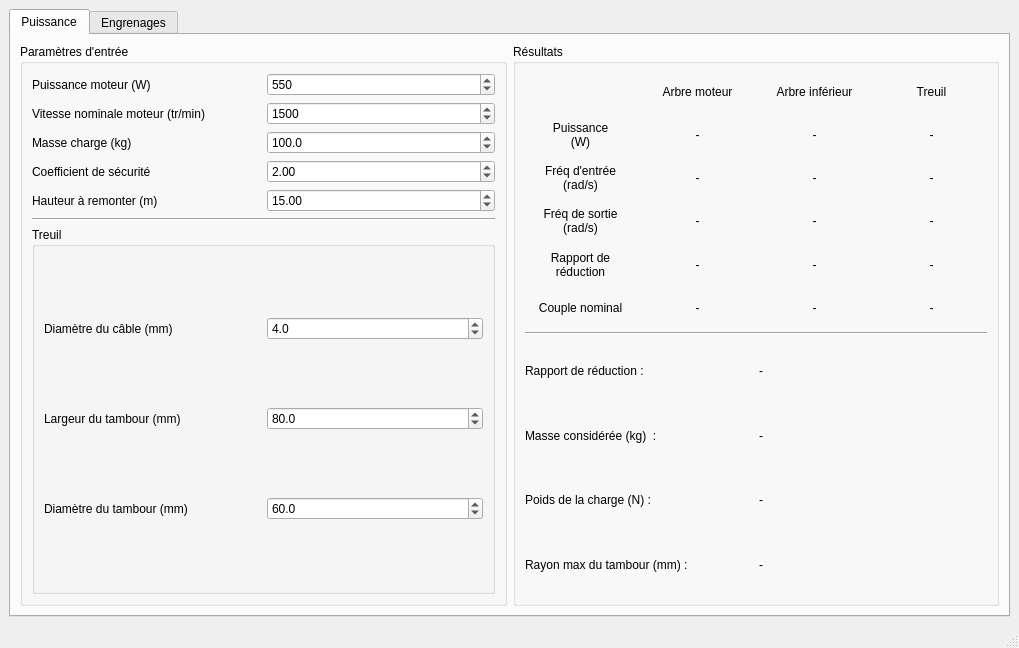
<?xml version="1.0" encoding="UTF-8"?>
<ui version="4.0">
 <class>MainWindow</class>
 <widget class="QMainWindow" name="MainWindow">
  <property name="geometry">
   <rect>
    <x>0</x>
    <y>0</y>
    <width>1019</width>
    <height>648</height>
   </rect>
  </property>
  <property name="windowTitle">
   <string>MainWindow</string>
  </property>
  <widget class="QWidget" name="centralwidget">
   <layout class="QHBoxLayout" name="horizontalLayout">
    <item>
     <widget class="QTabWidget" name="tabWidget">
      <property name="currentIndex">
       <number>0</number>
      </property>
      <widget class="QWidget" name="tab_power">
       <attribute name="title">
        <string>Puissance</string>
       </attribute>
       <layout class="QHBoxLayout" name="horizontalLayout_2">
        <item>
         <widget class="QGroupBox" name="gb_input">
          <property name="title">
           <string>Paramètres d'entrée</string>
          </property>
          <layout class="QVBoxLayout" name="verticalLayout">
           <item>
            <layout class="QGridLayout" name="inputGridLayout">
             <item row="2" column="0">
              <widget class="QLabel" name="lbl_disp_loadMass">
               <property name="text">
                <string>Masse charge (kg)</string>
               </property>
              </widget>
             </item>
             <item row="5" column="0">
              <widget class="QLabel" name="lbl_disp_loadHeight">
               <property name="text">
                <string>Hauteur à remonter (m)</string>
               </property>
              </widget>
             </item>
             <item row="5" column="1">
              <widget class="QDoubleSpinBox" name="dsb_loadHeight">
               <property name="maximum">
                <double>1000.000000000000000</double>
               </property>
               <property name="singleStep">
                <double>5.000000000000000</double>
               </property>
               <property name="value">
                <double>15.000000000000000</double>
               </property>
              </widget>
             </item>
             <item row="1" column="1">
              <widget class="QSpinBox" name="sb_motorSpeed">
               <property name="maximum">
                <number>10000</number>
               </property>
               <property name="value">
                <number>1500</number>
               </property>
              </widget>
             </item>
             <item row="1" column="0">
              <widget class="QLabel" name="lbl_disp_motorSpeed">
               <property name="text">
                <string>Vitesse nominale moteur (tr/min)</string>
               </property>
              </widget>
             </item>
             <item row="2" column="1">
              <widget class="QDoubleSpinBox" name="dsb_loadMass">
               <property name="decimals">
                <number>1</number>
               </property>
               <property name="maximum">
                <double>100000.000000000000000</double>
               </property>
               <property name="value">
                <double>100.000000000000000</double>
               </property>
              </widget>
             </item>
             <item row="0" column="0">
              <widget class="QLabel" name="lbl_disp_motorPwr">
               <property name="text">
                <string>Puissance moteur (W)</string>
               </property>
              </widget>
             </item>
             <item row="0" column="1">
              <widget class="QSpinBox" name="sb_motorPwr">
               <property name="maximum">
                <number>5000</number>
               </property>
               <property name="singleStep">
                <number>10</number>
               </property>
               <property name="value">
                <number>550</number>
               </property>
              </widget>
             </item>
             <item row="3" column="1">
              <widget class="QDoubleSpinBox" name="dsb_safetyCoef">
               <property name="value">
                <double>2.000000000000000</double>
               </property>
              </widget>
             </item>
             <item row="3" column="0">
              <widget class="QLabel" name="lbl_disp_safetyCoef">
               <property name="text">
                <string>Coefficient de sécurité</string>
               </property>
              </widget>
             </item>
            </layout>
           </item>
           <item>
            <widget class="Line" name="line">
             <property name="orientation">
              <enum>Qt::Horizontal</enum>
             </property>
            </widget>
           </item>
           <item>
            <widget class="QGroupBox" name="gb_winch">
             <property name="title">
              <string>Treuil</string>
             </property>
             <layout class="QGridLayout" name="gridLayout">
              <item row="0" column="0">
               <widget class="QLabel" name="lbl_disp_cableDiam">
                <property name="text">
                 <string>Diamètre du câble (mm)</string>
                </property>
               </widget>
              </item>
              <item row="0" column="1">
               <widget class="QDoubleSpinBox" name="dsb_cableDiam">
                <property name="decimals">
                 <number>1</number>
                </property>
                <property name="value">
                 <double>4.000000000000000</double>
                </property>
               </widget>
              </item>
              <item row="1" column="0">
               <widget class="QLabel" name="lbl_disp_spoolWidth">
                <property name="text">
                 <string>Largeur du tambour (mm)</string>
                </property>
               </widget>
              </item>
              <item row="1" column="1">
               <widget class="QDoubleSpinBox" name="dsb_spoolWidth">
                <property name="decimals">
                 <number>1</number>
                </property>
                <property name="maximum">
                 <double>1000.000000000000000</double>
                </property>
                <property name="value">
                 <double>80.000000000000000</double>
                </property>
               </widget>
              </item>
              <item row="2" column="0">
               <widget class="QLabel" name="lbl_disp_spoolDiam">
                <property name="text">
                 <string>Diamètre du tambour (mm)</string>
                </property>
               </widget>
              </item>
              <item row="2" column="1">
               <widget class="QDoubleSpinBox" name="dsb_spoolDiam">
                <property name="decimals">
                 <number>1</number>
                </property>
                <property name="maximum">
                 <double>100000.000000000000000</double>
                </property>
                <property name="value">
                 <double>60.000000000000000</double>
                </property>
               </widget>
              </item>
             </layout>
            </widget>
           </item>
          </layout>
         </widget>
        </item>
        <item>
         <widget class="QGroupBox" name="gb_result">
          <property name="title">
           <string>Résultats</string>
          </property>
          <layout class="QVBoxLayout" name="verticalLayout_2">
           <item>
            <layout class="QGridLayout" name="grL_arrayResultPwr">
             <item row="3" column="3">
              <widget class="QLabel" name="lbl_wOutputFreq">
               <property name="text">
                <string>-</string>
               </property>
               <property name="alignment">
                <set>Qt::AlignCenter</set>
               </property>
              </widget>
             </item>
             <item row="1" column="0">
              <widget class="QLabel" name="lbl_disp_inputFreq_2">
               <property name="text">
                <string>Puissance
(W)</string>
               </property>
               <property name="alignment">
                <set>Qt::AlignCenter</set>
               </property>
              </widget>
             </item>
             <item row="2" column="3">
              <widget class="QLabel" name="lbl_wInputFreq">
               <property name="text">
                <string>-</string>
               </property>
               <property name="alignment">
                <set>Qt::AlignCenter</set>
               </property>
              </widget>
             </item>
             <item row="1" column="3">
              <widget class="QLabel" name="lbl_wPwr">
               <property name="text">
                <string>-</string>
               </property>
               <property name="alignment">
                <set>Qt::AlignCenter</set>
               </property>
              </widget>
             </item>
             <item row="5" column="2">
              <widget class="QLabel" name="lbl_lSRatedTorque">
               <property name="text">
                <string>-</string>
               </property>
               <property name="alignment">
                <set>Qt::AlignCenter</set>
               </property>
              </widget>
             </item>
             <item row="1" column="1">
              <widget class="QLabel" name="lbl_mSPwr">
               <property name="text">
                <string>-</string>
               </property>
               <property name="alignment">
                <set>Qt::AlignCenter</set>
               </property>
              </widget>
             </item>
             <item row="4" column="2">
              <widget class="QLabel" name="lbl_lSReducRatio">
               <property name="text">
                <string>-</string>
               </property>
               <property name="alignment">
                <set>Qt::AlignCenter</set>
               </property>
              </widget>
             </item>
             <item row="3" column="1">
              <widget class="QLabel" name="lbl_mSOutputFreq">
               <property name="text">
                <string>-</string>
               </property>
               <property name="alignment">
                <set>Qt::AlignCenter</set>
               </property>
              </widget>
             </item>
             <item row="2" column="2">
              <widget class="QLabel" name="lbl_lSInputFreq">
               <property name="text">
                <string>-</string>
               </property>
               <property name="alignment">
                <set>Qt::AlignCenter</set>
               </property>
              </widget>
             </item>
             <item row="5" column="1">
              <widget class="QLabel" name="lbl_mSRatedTorque">
               <property name="text">
                <string>-</string>
               </property>
               <property name="alignment">
                <set>Qt::AlignCenter</set>
               </property>
              </widget>
             </item>
             <item row="4" column="0">
              <widget class="QLabel" name="lbl_disp_reducRatio">
               <property name="text">
                <string>Rapport de
réduction</string>
               </property>
               <property name="alignment">
                <set>Qt::AlignCenter</set>
               </property>
              </widget>
             </item>
             <item row="1" column="2">
              <widget class="QLabel" name="lbl_lSPwr">
               <property name="text">
                <string>-</string>
               </property>
               <property name="alignment">
                <set>Qt::AlignCenter</set>
               </property>
              </widget>
             </item>
             <item row="4" column="3">
              <widget class="QLabel" name="lbl_wReducRatio">
               <property name="text">
                <string>-</string>
               </property>
               <property name="alignment">
                <set>Qt::AlignCenter</set>
               </property>
              </widget>
             </item>
             <item row="0" column="2">
              <widget class="QLabel" name="lbl_disp_lowShaft">
               <property name="text">
                <string>Arbre inférieur</string>
               </property>
               <property name="alignment">
                <set>Qt::AlignCenter</set>
               </property>
              </widget>
             </item>
             <item row="3" column="0">
              <widget class="QLabel" name="lbl_disp_outputFreq">
               <property name="text">
                <string>Fréq de sortie
(rad/s)</string>
               </property>
               <property name="alignment">
                <set>Qt::AlignCenter</set>
               </property>
              </widget>
             </item>
             <item row="2" column="0">
              <widget class="QLabel" name="lbl_disp_inputFreq">
               <property name="text">
                <string>Fréq d'entrée
(rad/s)</string>
               </property>
               <property name="alignment">
                <set>Qt::AlignCenter</set>
               </property>
              </widget>
             </item>
             <item row="0" column="1">
              <widget class="QLabel" name="lbl_disp_motorShaft">
               <property name="text">
                <string>Arbre moteur</string>
               </property>
               <property name="alignment">
                <set>Qt::AlignCenter</set>
               </property>
              </widget>
             </item>
             <item row="2" column="1">
              <widget class="QLabel" name="lbl_mSInputFreq">
               <property name="text">
                <string>-</string>
               </property>
               <property name="alignment">
                <set>Qt::AlignCenter</set>
               </property>
              </widget>
             </item>
             <item row="4" column="1">
              <widget class="QLabel" name="lbl_mSReducRatio">
               <property name="text">
                <string>-</string>
               </property>
               <property name="alignment">
                <set>Qt::AlignCenter</set>
               </property>
              </widget>
             </item>
             <item row="3" column="2">
              <widget class="QLabel" name="lbl_lSOutputFreq">
               <property name="text">
                <string>-</string>
               </property>
               <property name="alignment">
                <set>Qt::AlignCenter</set>
               </property>
              </widget>
             </item>
             <item row="0" column="3">
              <widget class="QLabel" name="lbl_disp_winch">
               <property name="text">
                <string>Treuil</string>
               </property>
               <property name="alignment">
                <set>Qt::AlignCenter</set>
               </property>
              </widget>
             </item>
             <item row="5" column="0">
              <widget class="QLabel" name="lbl_disp_ratedTorque">
               <property name="text">
                <string>Couple nominal</string>
               </property>
               <property name="alignment">
                <set>Qt::AlignCenter</set>
               </property>
              </widget>
             </item>
             <item row="5" column="3">
              <widget class="QLabel" name="lbl_wRatedTorque">
               <property name="text">
                <string>-</string>
               </property>
               <property name="alignment">
                <set>Qt::AlignCenter</set>
               </property>
              </widget>
             </item>
            </layout>
           </item>
           <item>
            <widget class="Line" name="line_2">
             <property name="orientation">
              <enum>Qt::Horizontal</enum>
             </property>
            </widget>
           </item>
           <item>
            <layout class="QGridLayout" name="grL_miscPwrResult">
             <item row="2" column="0">
              <widget class="QLabel" name="lbl_disp_loadWeight">
               <property name="text">
                <string>Poids de la charge (N) :</string>
               </property>
              </widget>
             </item>
             <item row="1" column="0">
              <widget class="QLabel" name="lbl_disp_calcLoadMass">
               <property name="text">
                <string>Masse considérée (kg)  :</string>
               </property>
              </widget>
             </item>
             <item row="4" column="0">
              <widget class="QLabel" name="lbl_disp_maxSpoolRad">
               <property name="text">
                <string>Rayon max du tambour (mm) :</string>
               </property>
              </widget>
             </item>
             <item row="2" column="1">
              <widget class="QLabel" name="lbl_loadWeight">
               <property name="text">
                <string>-</string>
               </property>
              </widget>
             </item>
             <item row="1" column="1">
              <widget class="QLabel" name="lbl_calcLoadMass">
               <property name="text">
                <string>-</string>
               </property>
              </widget>
             </item>
             <item row="4" column="1">
              <widget class="QLabel" name="lbl_maxSpoolRad">
               <property name="text">
                <string>-</string>
               </property>
              </widget>
             </item>
             <item row="0" column="0">
              <widget class="QLabel" name="lbl_disp_totalReduc">
               <property name="text">
                <string>Rapport de réduction :</string>
               </property>
              </widget>
             </item>
             <item row="0" column="1">
              <widget class="QLabel" name="lbl_totalReduc">
               <property name="text">
                <string>-</string>
               </property>
              </widget>
             </item>
            </layout>
           </item>
          </layout>
         </widget>
        </item>
       </layout>
      </widget>
      <widget class="QWidget" name="tab_gears">
       <attribute name="title">
        <string>Engrenages</string>
       </attribute>
      </widget>
     </widget>
    </item>
   </layout>
  </widget>
  <widget class="QMenuBar" name="menubar">
   <property name="geometry">
    <rect>
     <x>0</x>
     <y>0</y>
     <width>1019</width>
     <height>22</height>
    </rect>
   </property>
  </widget>
  <widget class="QStatusBar" name="statusbar"/>
 </widget>
 <resources/>
 <connections/>
</ui>
